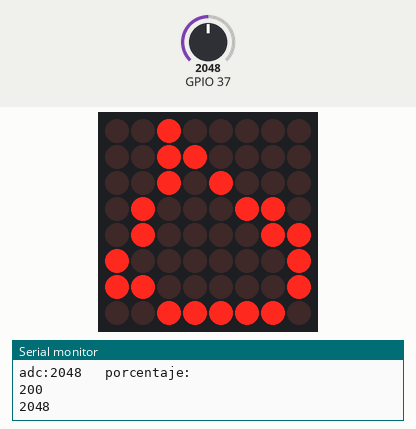
Simulated run of this sketch. Board: ESP32. On the bench: 8×8 LED matrix, the last lines printed to the serial monitor. The inputs (shaded band) are chosen by the test bench; at power-on: GPIO 37 = 2048.

Above: at 7.8 s.
7.9 s: GPIO 37 set to 436
11.4 s: GPIO 37 set to 363
At 13.5 s:
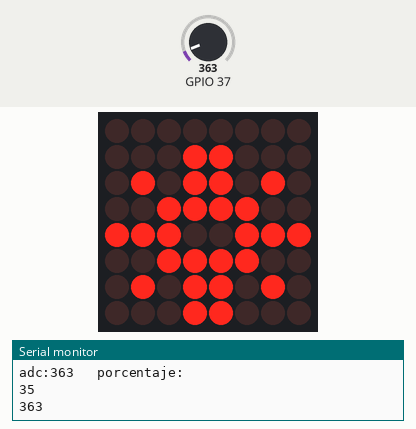
Timing chart, 0 to 15.0 s (numbered marks = the images above; inputs shaded):
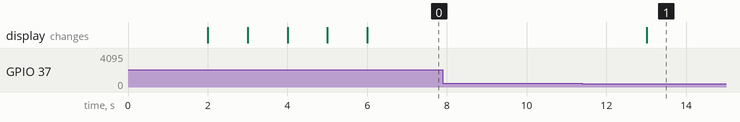

The sketch:

Practica_5_sensor_de_humo.ino
```cpp
/*
  Fundacion Kinal
  Centro educativo tecnico laboral Kinal
  Perito en electronica
  Quinto perito
  Seccion: A
  Curso: Taller de electronica digital y reparacion de computadoras I
  Alumno: Carlos Argueta Serech
  Carne: 2022335
  Proyecto: SENSOR DE HUMO
*/


#include <Ticker.h>
#include <LedControl.h>


int adc, cover;

int valor;

volatile static bool estado_mq2;
void isr_mq2(void);

Ticker isr_accion_detecteccionMQ2(isr_mq2, 2000);

LedControl matriz_ca = LedControl(11, 13, 10, 1);


void setup()
{
  Serial.begin(9600);
  matriz_ca.shutdown(0, false);
  matriz_ca.setIntensity(0, 4);
  matriz_ca.clearDisplay(0);

  isr_accion_detecteccionMQ2.start();
}
void loop()


{
  isr_accion_detecteccionMQ2.update();
}


void funcion_copoDnieve()

{
  byte copo[8] =
  {
    B00000000,
    B00011000,
    B01011010,
    B00111100,
    B11100111,
    B00111100,
    B01011010,
    B00011000,
  };


  for (int i = 0; i < 8; i++)
  {
    matriz_ca.setRow(0, i, copo[i]);
  }
}


void funcionDllama()
{

  byte fuego[8] =
  {
    B00100000,
    B00110000,
    B00101000,
    B01000110,
    B01000011,
    B10000001,
    B11000001,
    B00111110,
  };

  for (int i = 0; i < 8; i++)
  {
    matriz_ca.setRow(0, i, fuego[i]);
  }
}
void isr_mq2(void)
{
  adc = analogRead(A1);
  cover = map(adc, 0, 1024, 0, 100);
  Serial.print("adc:");
  Serial.print(adc);
  Serial.println("   porcentaje:");
  Serial.println(cover);
  Serial.println(adc);


  if (adc > 400)
  {
    if (valor == 0)
    {
      parpadear();
    }
    if (valor == 1)
    {
      funcionDllama();
    }
  }

  else {
    funcion_copoDnieve();
    valor = 0;
  }
}

void parpadear()
{
  funcionDllama();
  delay(1000);
  matriz_ca.clearDisplay(0);
  delay(1000);
  funcionDllama();
  delay(1000);
  matriz_ca.clearDisplay(0);
  delay(1000);
  funcionDllama();
  delay(1000);
  valor = 1;
}
```

Measured:
- the behaviour switches between 401 and 400 on GPIO 37 (found by bisection; images 0 and 1)
- after the input at 11.4 s, the display: changes after 1.6 s (image 1)
